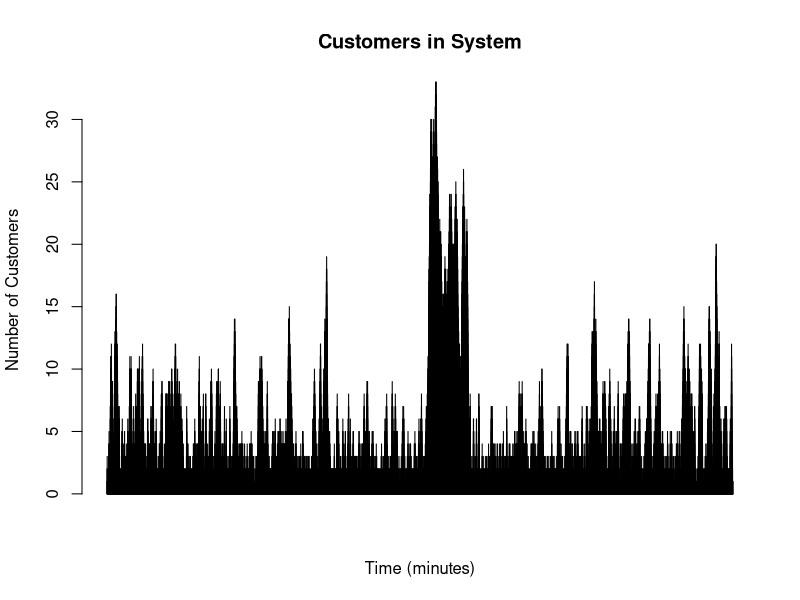

The R script that drew this image:
## ---- chunk 1
knitr::opts_chunk$set(echo = TRUE)
## ---- chunk 2
lambda<-20/60
mu<-25/60
## ---- chunk 3
# nevents = number of events (either arrivals or service completions we will simulate)
# nevents will be used to control our simulation loop
nevents<-10000

# simtime is the running simulation clock
simtime<-0

# allocate vectors and lists for recording events
n<-numeric(nevents)
event<-list()
customer<-list()

# custcurr is the "index" of the customer currently in service
# custlast is the "index" of the last customer to arrive at the system
custcurr<-0
custlast<-0

# lastcomplete is used to track the index of the last customer to pass through the system
# there may be customers that have arrived but not completed service by the time the "nevent""
# events have occurred
lastcomplete<-0

# largeNumber just represents a very large value we will use to ensure that the next event
# is an arrival.
largeNumber<-10^15

# current number of customers in system
ncurr<-0



## ---- chunk 4
# server_available of TRUE indicates that the server is ready for a new customer
server_available<-TRUE

## ---- chunk 5
nextArrival<-rexp(1,lambda) 
nextServiceCompletion<-largeNumber
## ---- chunk 6
# Main simulation loop. One trial is completed for each pass through the loop body 
for (i in 1:nevents)
{
   # STEP 1 - determine next event type
   if (nextArrival < nextServiceCompletion)
   {
      # if time to next arrival is shorter than time to next service completion
      # then event is an arrival
      
      simtime <- nextArrival
      event_type <- "Arrival"
      
      # now we need to generate the time of the "next" arrival. Since our exponential
      # random number represents the inter-arrival time (i.e. the time between arrivals)
      # the next arrival time occurs at the current arrival time + the inter-arrival time
      nextArrival <- nextArrival + rexp(1, lambda)
      
   } else
   {
      # If the event isn't an arrival, then it's a service completion
      simtime <- nextServiceCompletion
      event_type = "Service Completion"
   }
   
   # STEP 2 - process next event
   if (event_type == "Arrival")
   {
      # Process arrival
      
      # Since a customer arrived, increase the number of customers CURRENTLY
      # in the system
      ncurr <- ncurr + 1
      
      # create the customer
      # first, increase the index of the most recently arriving customer
      custlast <- custlast + 1
      
      # second, create a customer record, assigning the customer number
      customer[[custlast]] <- list(custno = custlast)
      
      # third, add the customer's arrival time to his/her record
      customer[[custlast]]$arrival_time <- simtime
      
   } else
   {
      # service completed so we must decrease the number of customers CURRENTLY
      # in the system
      ncurr <- ncurr - 1
      
      # update customer's record with completion time
      customer[[custcurr]]$complete_service_time <- simtime
      
      # When we are finished, we need to know which customers made it all the way through,
      # so update the last completed customer to the current customer
      lastcomplete <- custcurr
      
      # now, mark the server as available, i.e. ready for a new customer
      server_available <- TRUE
      
      # FINALLY, since there's no customer in service, at least at this
      # instant, set the nextServiceCompletion to a very large number
      nextServiceCompletion <- largeNumber
      
   }
   
   # STEP 3, if a server is available, see if there is a customer waiting to enter service
   
   if (server_available & (ncurr > 0))
   {
      # there's a customer waiting and the server is available
      # We are processing customers FCFS, so the next customer to
      # enter service is the next one numerically in sequence. 
      # Update the customer's service entry time.
      custcurr <- custcurr + 1
      customer[[custcurr]]$enter_service_time <- simtime
      
      # customer is entering service, so REALIZE the customer's service completion time
      # The customer takes the randomly generated time to complete service, STARTING at
      # the current simtime, so service is completed at simtime + service time
      nextServiceCompletion <- simtime + rexp(1, mu)
      
      # FINALLY, a customer entered service so the server is now busy
      server_available <- FALSE
   }
   
   
   # STEP 4 - create/save the event - udate the event log and the state log
   event[[i]] <- list(type = event_type,
                      time = simtime,
                      n = ncurr)
   
   # STEP 5 - capture the current system state
   n[i] <- ncurr
}

## ---- chunk 7
# Keep customers 1 through the last customer to complete service
customer<-customer[1:lastcomplete]

## ---- chunk 8
# create dataframe with customer details
# To unpack the list, we need to know the number of columns for the resulting data frame
# We can pick this up by checking the length of ANY customer in the list (so we'll just use cust 1)
cols<-length(customer[[1]])

# Next, we can use unlist to extract the data from the list and create a data frame
custdf<-data.frame(matrix(unlist(customer), ncol=cols,byrow=TRUE))

# Finally, we want to name the columns in our data frame to something meaningful
colnames(custdf)<-c("Cust.No","Arrival.Time","Enter.Service","Complete.Service")

# Let's take a look at the result
head(custdf)

## ---- chunk 9
# now calculate waiting time and time in system for all customers
# don't you love vector calculations! No loop is needed fto do this for ALL
# customers at once
Wait.Time<-custdf$Enter.Service - custdf$Arrival.Time

# calculate time in system
System.Time<-custdf$Complete.Service - custdf$Arrival.Time

# Now we use the cbind function to add waiting and system times to our data frame
custdf<-cbind(custdf, Wait.Time, System.Time)
head(custdf)

## ---- chunk 10
# calculate and print the average customers waiting and in system
print(paste("Average Wait Time: ", mean(custdf$Wait.Time),sep=""))
print(paste("Maximum Wait Time: ", max(custdf$Wait.Time, sep="")))
print(paste("Average System Time: ", mean(custdf$System.Time, sep="")))
print(paste("Maximum System Time: ", max(custdf$System.Time, sep="")))

# plot the number of customers in the system over time
barplot(n, main="Customers in System", xlab="Time (minutes)", ylab="Number of Customers")

## ---- chunk 11
# now calculate average customers in system - time weighted average
# First, we extract the time values from the event log (remember, we recorded the time at which every event occurred)
time<-sapply( event, function(x){x$time})

# the time spent IN a state is the difference between two consecutive times
state_time<-time-c(0,time[1:(length(time)-1)])

## ---- chunk 12
# first, calculate the time-weigyted average number of customers in the system (L). '
# This is easy because we already have a vector of the number of customers in the 
# system for every state.
L<-( n %*% state_time ) / sum(state_time)
print(paste("Average Customers In System: ", L, sep=""))

# Second, the number of customers waiting (i.e. in the buffer), is one less than the number in system
# but can never fall below 0. So, we subtract 1 from the number in system, and replace any negative 
# results with 0
nbuffer<-(n-1)
nbuffer[nbuffer < 0]<-0

# calculate the weighted average number of customers waiting (Lq)
Lq<-( nbuffer %*% state_time ) / sum( state_time )
print(paste("Average Customers Waiting: ", Lq, sep=""))

## ---- chunk 13
nextServiceCompletion<-simtime + rnorm(1, 2.4, 0.6)
